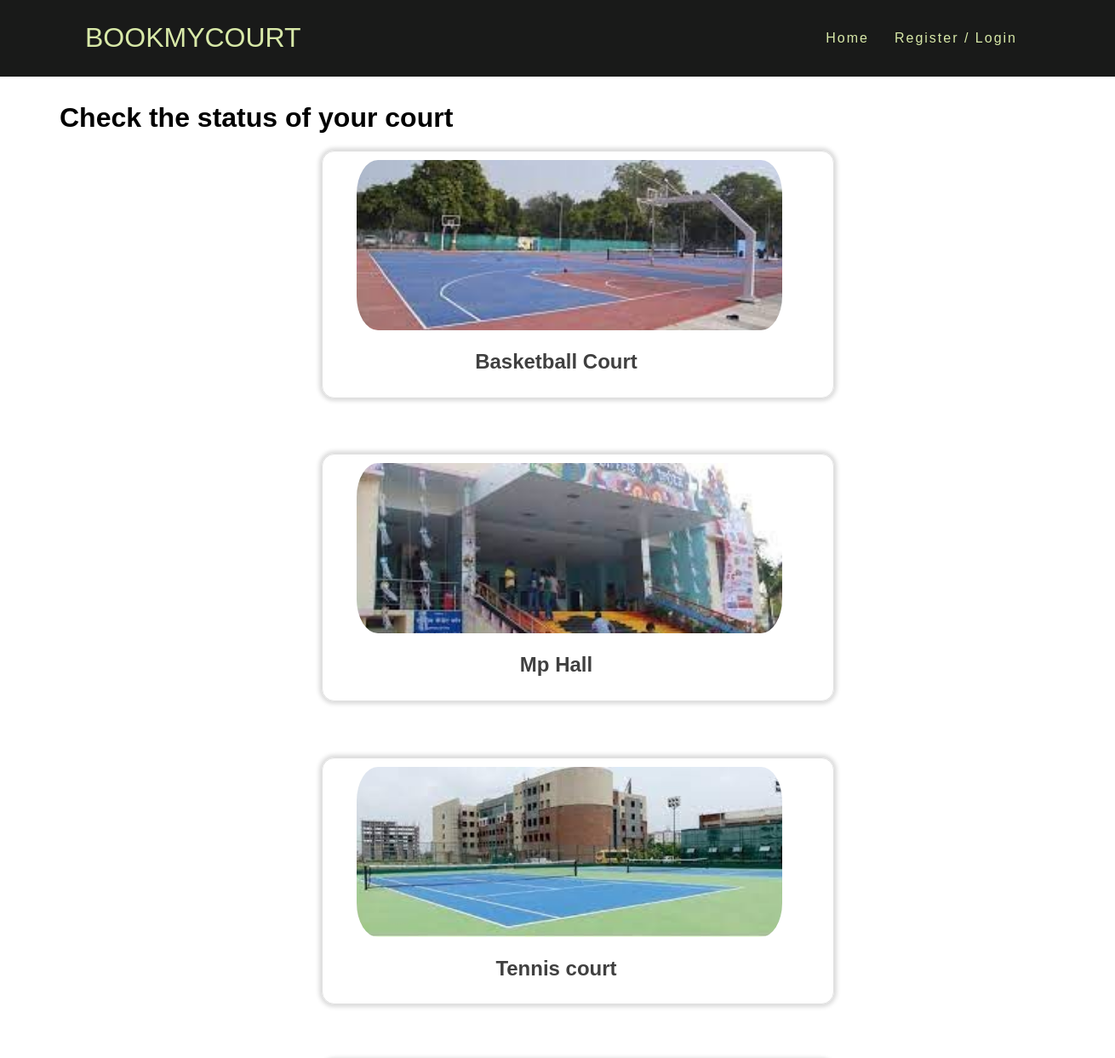
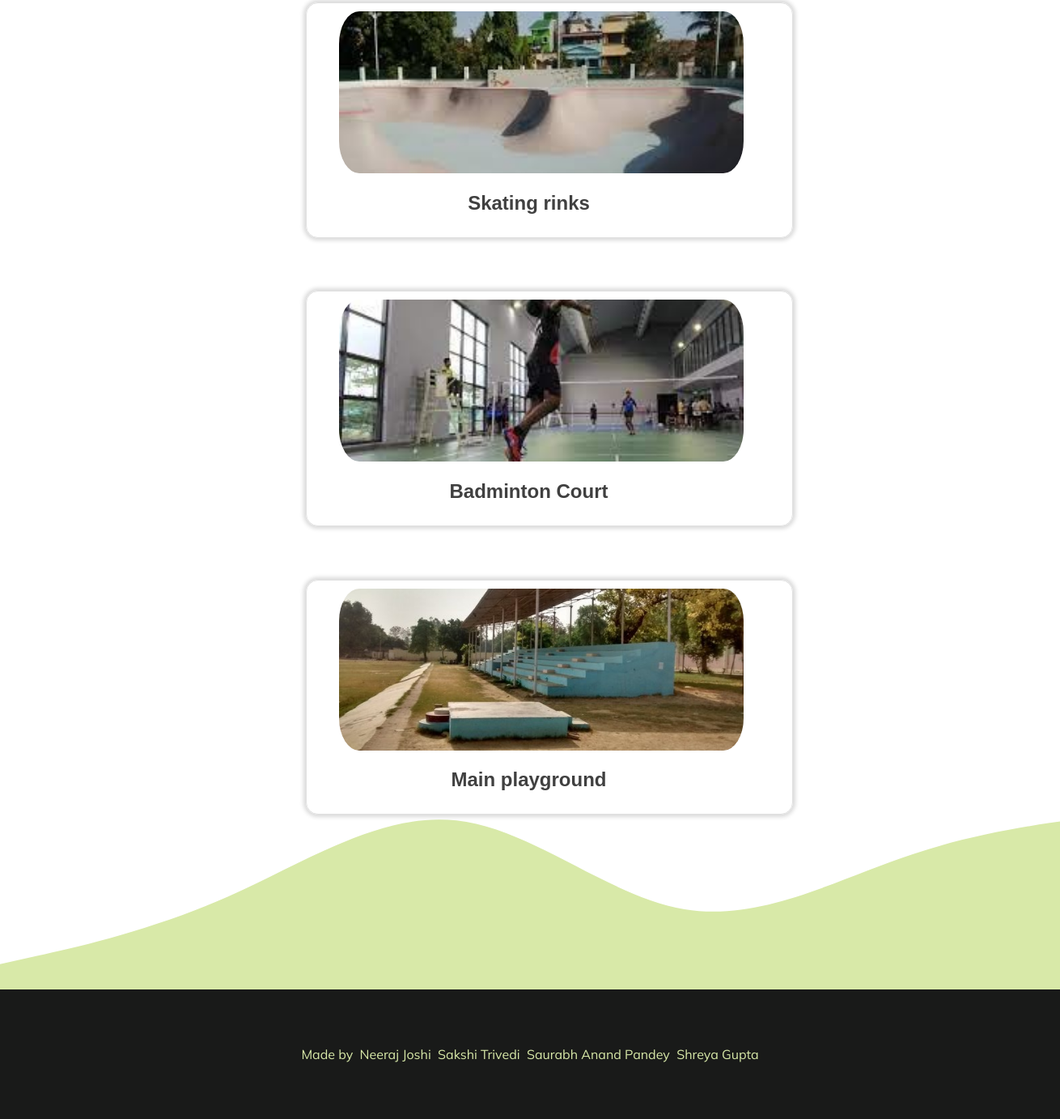
The app's page /status/ with its own data (2 pictures, top to bottom).
### court/models.py (models this page shows, shortened)
class court(models.Model):
    court_id=models.IntegerField(default="1")
    court_name=models.CharField(max_length=50,default="court")
    court_image=models.ImageField(upload_to='court/img/court_img',default="")
    court_image2=models.ImageField(upload_to='court/img/court_img',default="")

### court/views.py (the view)
# urls.py: path("status/",views.status_page,name="status"),
def status_page(request):
    all_court_name = court.objects.all()
    demo = {
        'court_list' : all_court_name,
    }
    return render(request,"check_status.html",demo)

### template/check_status.html (shortened to what this page needs)
{% load static %}
<!DOCTYPE html>
<html lang="en">
  <head>
    <link rel="stylesheet" href={% static "/css/court_style.css" %}>
  </head>
  <body>
    <header class="navbar">
      <h1 class="main-header">BookMyCourt</h1>
      <ul>
        <li><a href="/"> Home</a></li>
        {% if user.is_authenticated %}
        <li><a href="/logout"> Logout </a></li>
        <li><a href="{% url 'bookdesc' user.id %}">View Booking</a></li>
        {%else%}
        <li><a href="/register"> Register / Login </a></li>
        {%endif%}
      </ul>
    </header>
    <div class="right">
      <h1>Check the status of your court</h1>
      {% for court in court_list %}
      <div class="hostel_details">
        <a
          href="{% url 'courtstatus' court.pk %}"
          style="text-decoration: none; color: #404040"
        >
          <div class="hostel_image">
            <img
              src="{{ court.court_image.url }}"
              class="hostel_image"
              alt=""
            />
          </div>
          <div class="hostel_detail">
            <h2>{{ court.court_name }}</h2>
          </div>
        </a>
      </div>
      {% endfor %}
    </div>
    <div class="footer">
      Made by
      <a href="https://github.com/Neeraj-2307" target="_blank"
        >&nbsp;&nbsp;Neeraj Joshi</a
      >
      <a href="https://github.com/Sakshimnnit14" target="_blank"
        >&nbsp;&nbsp;Sakshi Trivedi</a
      >
      <a href="https://github.com/sap6320" target="_blank"
        >&nbsp;&nbsp;Saurabh Anand Pandey</a
      >
      <a href="https://github.com/shreya-234" target="_blank"
        >&nbsp;&nbsp;Shreya Gupta</a
      >
    </div>
  </body>
</html>

### static/css/court_style.css (style rules this page uses)
body { font-family: "Poppins", sans-serif; margin: 0; padding: 0; overflow-x: hidden; }
.navbar { background-color: #191a19; box-sizing: border-box; margin: 0; padding: 0; color: #d8e9a8; position: fixed; top: 0; left: 0; width: 100%; display: flex; justify-content: space-between; align-items: center; transition: 0.6s; padding: 5px 100px; z-index: 1; }
.main-header { position: relative; font-weight: 100; color: #d8e9a8; text-decoration: none; text-transform: uppercase; transition: 0.6s; }
.navbar ul { position: relative; display: flex; justify-content: center; align-items: center; }
.navbar ul li { position: relative; list-style: none; }
.navbar ul li a { position: relative; margin: 0 15px; text-decoration: none; color: #d8e9a8; letter-spacing: 2px; font-weight: 500px; transition: 0.6s; }
.right { margin-top: 50px; width: 100%; height: 100%; padding: 50px; padding-bottom: 150px; background-image: url("../Icons/wave_main.svg"); background-position: bottom; background-repeat: no-repeat; }
.right h1 { margin: 20px; }
.hostel_details { display: flex; height: 100%; border: 1px solid #e0e0e0; margin-left: 25%; margin-right: 29%; margin-bottom: 5%; border-radius: 15px; box-shadow: 0px 0px 5px 3px rgba(0, 0, 0, 0.15); padding: 10px; }
.hostel_image { width: 500px; padding: 0 15px; border-radius: 40px; }
.hostel_image img { width: 100%; object-fit: cover; object-position: center; height: 200px; }
.hostel_detail { width: 100%; line-height: 25px; text-align: center; }
.footer { height: 20vh; background: #191a19; color: #d8e9a8; display: flex; justify-content: center; align-items: center; font-family: "Mulish", sans-serif; }
.footer a { color: #d8e9a8; text-decoration: none; font-family: "Mulish", sans-serif; transition: 0.3s; }

### records on screen
court: court_image (picture), court_name "Basketball Court"
court: court_image (picture), court_name "Mp Hall"
court: court_image (picture), court_name "Tennis court"
court: court_image (picture), court_name "Skating rinks"
court: court_image (picture), court_name "Badminton Court"
court: court_image (picture), court_name "Main playground"
